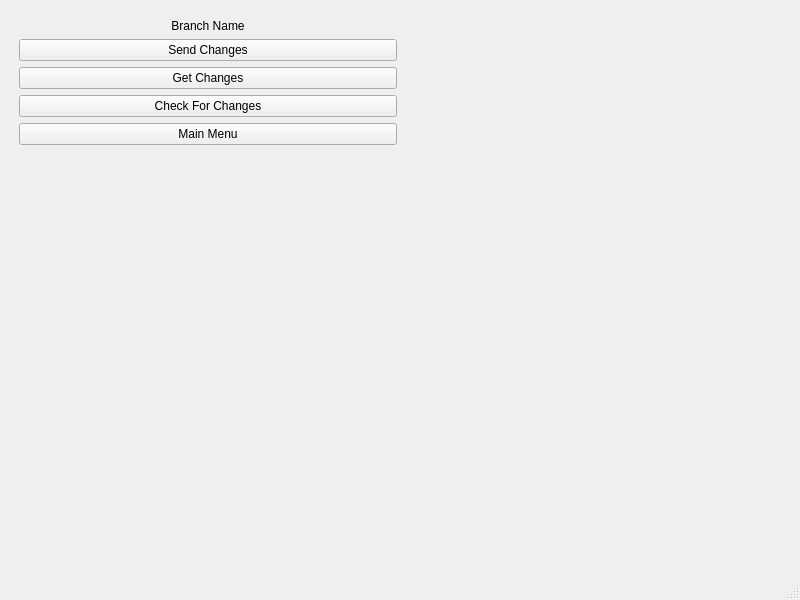
<?xml version="1.0" encoding="UTF-8"?>
<ui version="4.0">
 <class>MainWindow</class>
 <widget class="QMainWindow" name="MainWindow">
  <property name="geometry">
   <rect>
    <x>0</x>
    <y>0</y>
    <width>800</width>
    <height>600</height>
   </rect>
  </property>
  <property name="windowTitle">
   <string>MainWindow</string>
  </property>
  <widget class="QWidget" name="centralwidget">
   <widget class="QWidget" name="horizontalLayoutWidget">
    <property name="geometry">
     <rect>
      <x>19</x>
      <y>19</y>
      <width>761</width>
      <height>521</height>
     </rect>
    </property>
    <layout class="QHBoxLayout" name="horizontalLayout">
     <item>
      <layout class="QVBoxLayout" name="verticalLayout">
       <item>
        <widget class="QLabel" name="branchName">
         <property name="text">
          <string>Branch Name</string>
         </property>
         <property name="alignment">
          <set>Qt::AlignCenter</set>
         </property>
        </widget>
       </item>
       <item>
        <widget class="QPushButton" name="sendChanges">
         <property name="text">
          <string>Send Changes</string>
         </property>
        </widget>
       </item>
       <item>
        <widget class="QPushButton" name="getChanges">
         <property name="text">
          <string>Get Changes</string>
         </property>
        </widget>
       </item>
       <item>
        <widget class="QPushButton" name="checkChanges">
         <property name="text">
          <string>Check For Changes</string>
         </property>
        </widget>
       </item>
       <item>
        <widget class="QPushButton" name="mainMenu">
         <property name="text">
          <string>Main Menu</string>
         </property>
        </widget>
       </item>
       <item>
        <spacer name="verticalSpacer">
         <property name="orientation">
          <enum>Qt::Vertical</enum>
         </property>
         <property name="sizeHint" stdset="0">
          <size>
           <width>20</width>
           <height>40</height>
          </size>
         </property>
        </spacer>
       </item>
      </layout>
     </item>
     <item>
      <widget class="QWidget" name="dirViewWidget" native="true"/>
     </item>
    </layout>
   </widget>
  </widget>
  <widget class="QMenuBar" name="menubar">
   <property name="geometry">
    <rect>
     <x>0</x>
     <y>0</y>
     <width>800</width>
     <height>29</height>
    </rect>
   </property>
  </widget>
  <widget class="QStatusBar" name="statusbar"/>
 </widget>
 <resources/>
 <connections/>
</ui>
